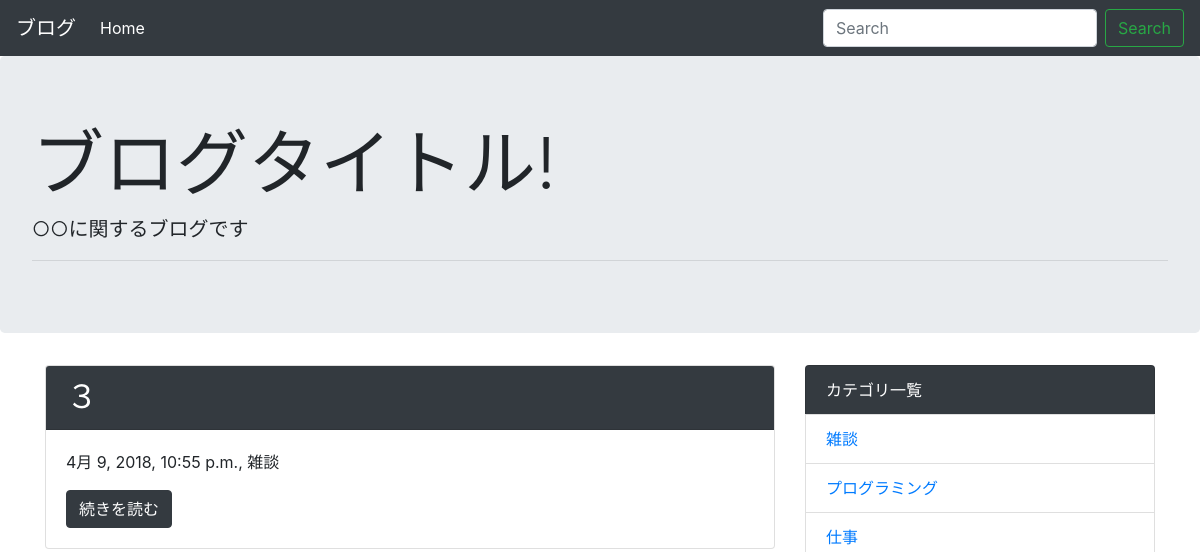
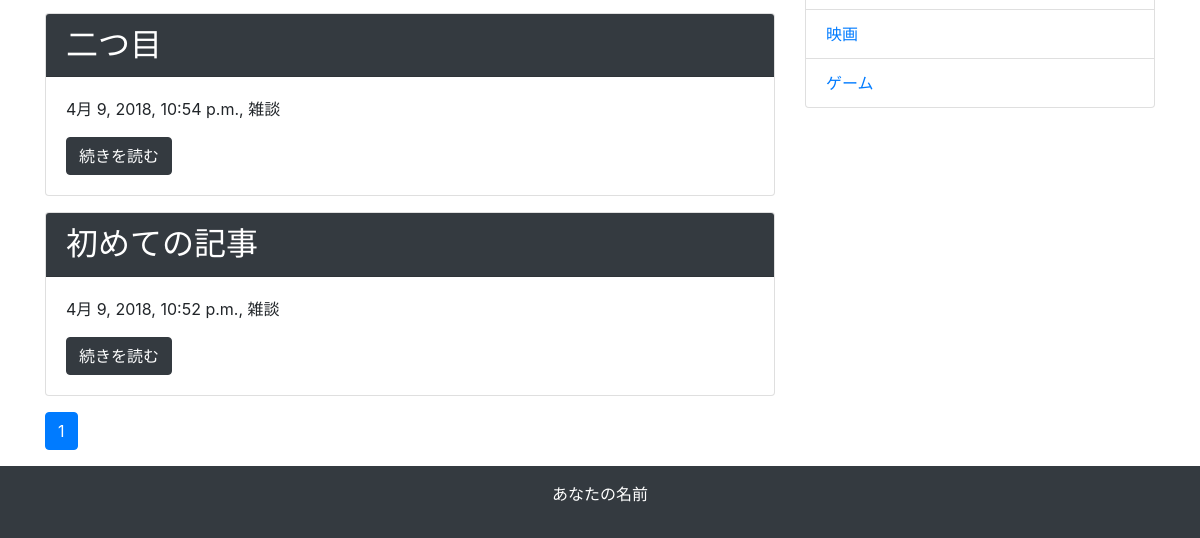
The app's page /, older data (2 pictures, top to bottom).
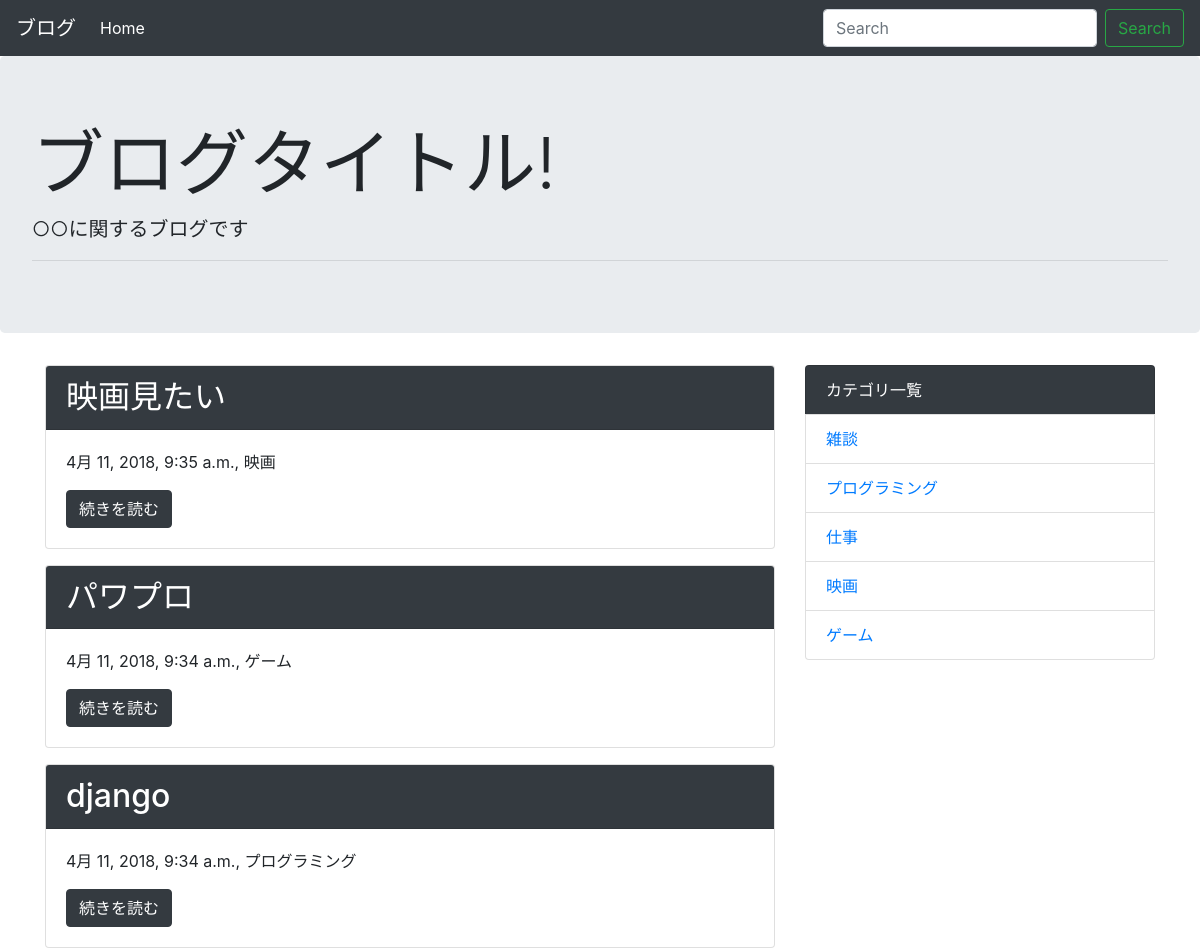
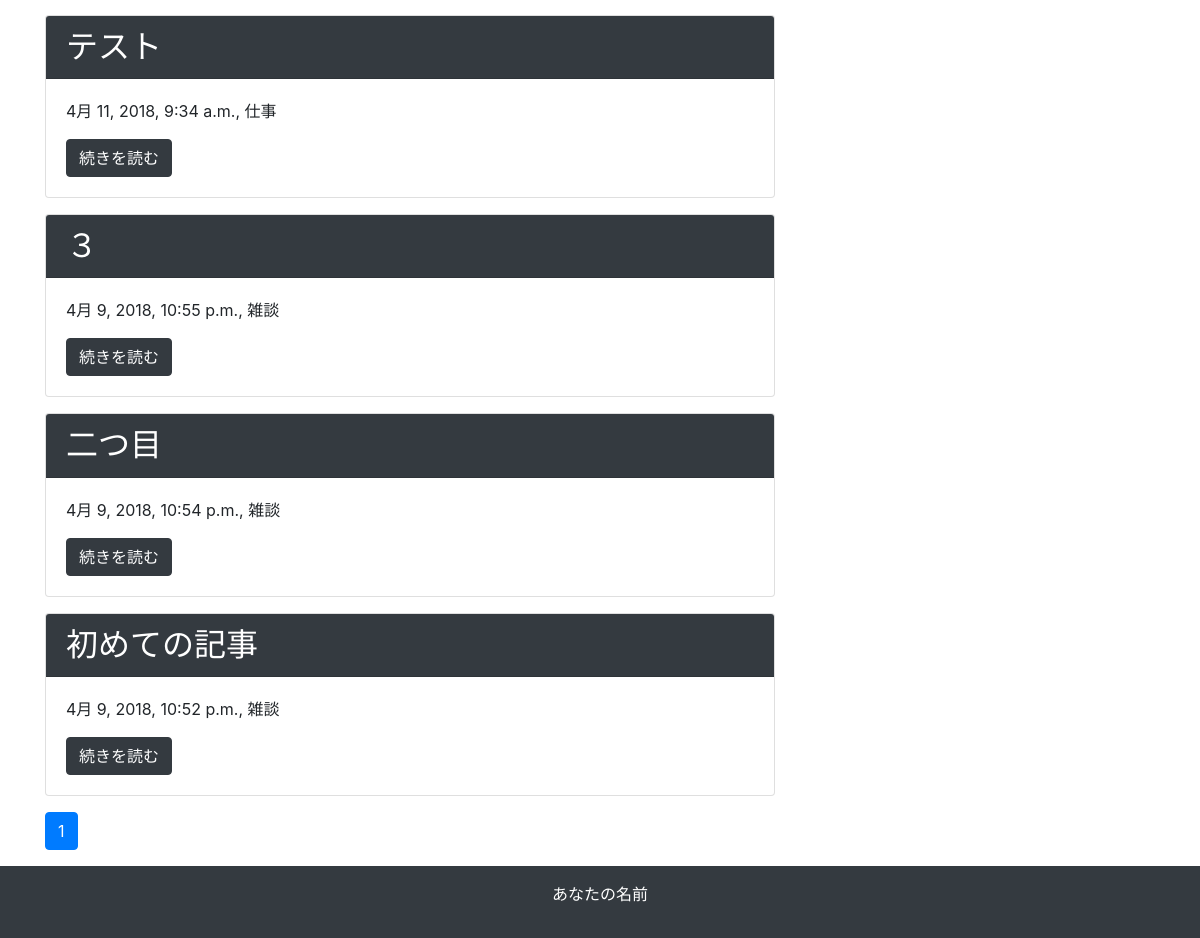
The same page, newer data (2 pictures, top to bottom).
### blog/models.py (models this page shows, shortened)
class Post(models.Model):
	title = models.CharField('タイトル', max_length=255)
	text = models.TextField('本文')
	created_at = models.DateTimeField('作成日', default=timezone.now)
	category = models.ForeignKey(Category, verbose_name='カテゴリ', on_delete=models.PROTECT)

class Category(models.Model):
	name = models.CharField('カテゴリ名', max_length=255)
	created_at = models.DateTimeField('作成日', default=timezone.now)
	def __str__(self):
		return self.name

### blog/views.py (the view)
# urls.py: path('', views.IndexView.as_view(), name='index'),
class IndexView(generic.ListView):
	model = Post
	paginate_by = 10
	def get_queryset(self):
		queryset = Post.objects.order_by('-created_at')
		keyword = self.request.GET.get("keyword")
		if keyword:
			queryset = queryset.filter(
				Q(title__icontains=keyword) | Q(text__icontains=keyword)
			)
		return queryset

### blog/context_processors.py (called while the page is built)
def common(request):
	context = {
		'category_list': Category.objects.all()
	}
	return context

### blog/templatetags/mytag.py (called while the page is built)
@register.simple_tag
def url_replace(request, field, value):
    url_dict = request.GET.copy()
    url_dict[field] = value
    return url_dict.urlencode()

### blog/templates/blog/post_list.html
{% extends 'blog/base.html' %}
{% block content %}
{% for post in post_list %}
  <div class="card mb-3">
    <h2 class="card-header bg-dark text-white">{{ post.title }}</h2>
    <div class="card-body">
      <p>{{ post.created_at }}, {{ post.category }}</p>
      <a href="{% url 'blog:detail' post.pk %}" class="btn btn-dark">続きを読む</a>
    </div>
  </div>
{% endfor %}
{% include 'blog/page.html' %}
{% endblock %}

### blog/templates/blog/base.html (shortened to what this page needs)
<!doctype html>
<html lang="ja">
  <head>
    <link rel="stylesheet" href="https://maxcdn.bootstrapcdn.com/bootstrap/4.0.0-beta.2/css/bootstrap.min.css">
  </head>
  <body>
    <nav class="navbar navbar-expand-lg navbar-dark bg-dark">
      <a class="navbar-brand" href="#">ブログ</a>
      <div class="collapse navbar-collapse" id="navbarSupportedContent">
        <ul class="navbar-nav mr-auto">
          <li class="nav-item active">
            <a class="nav-link" href="{% url 'blog:index' %}">Home</a>
          </li>
        </ul>
        <form class="form-inline my-2 my-lg-0" method="GET" action="{% url 'blog:index' %}">
          <input class="form-control mr-sm-2" type="text" placeholder="Search" aria-label="Search" name="keyword">
          <button class="btn btn-outline-success my-2 my-sm-0" type="submit">Search</button>
        </form>
      </div>
    </nav>
    <div class="jumbotron">
      <h1 class="display-3">ブログタイトル!</h1>
      <p class="lead">○○に関するブログです</p>
      <hr class="my-2">
    </div>
    <div class="container">
      <div class="row">
        <div class="col-md-8">
          {% block content %}
          {% endblock %}
        </div>
        <div class="col-md-4">
          <ul class="list-group">
            <li class="list-group-item bg-dark text-white">カテゴリ一覧</li>
            {% for category in category_list %}
              <li class="list-group-item"><a href="{% url 'blog:category' category.pk %}">{{ category }}</a></li>
            {% endfor %}
          </ul>
        </div>
      </div>
    </div>
    <footer class="bg-dark text-white text-center py-3">
      <p>あなたの名前</p>
    </footer>
  </body>
</html>

### blog/templates/blog/page.html (shortened to what this page needs)
{% load mytag %}
<nav aria-label="Page navigation">
  <ul class="pagination">
      {% for link_page in page_obj.paginator.page_range %}
        {% if link_page == page_obj.number %}
          <li class="page-item active">
            <a class="page-link" href="?{% url_replace request 'page' link_page %}">
              {{ link_page }}
            </a>
          </li>
        {% else %}
          <li class="page-item">
            <a class="page-link" href="?{% url_replace request 'page' link_page %}">
              {{ link_page }}
            </a>
          </li>
        {% endif %}
      {% endfor %}
  </ul>
</nav>

Row changes from the older to the newer data that the page shows:
added Post: title "映画見たい", created_at "4月 11, 2018, 9:35 a.m.", category "映画"
added Post: title "パワプロ", created_at "4月 11, 2018, 9:34 a.m.", category "ゲーム"
added Post: title "django", created_at "4月 11, 2018, 9:34 a.m.", category "プログラミング"
added Post: title "テスト", created_at "4月 11, 2018, 9:34 a.m.", category "仕事"
